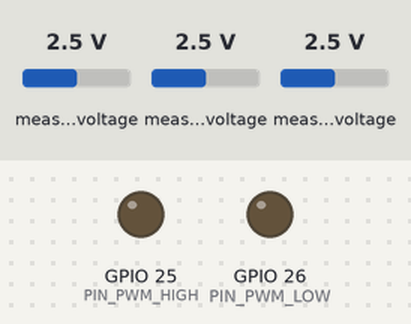
A program run on a simulated ESP32. On the bench: output pins drawn as LEDs (lit = HIGH). Wiring (inferred from the names in the program): ADS1115 converter at I2C address 0x48. Inputs (shaded band) come from the test bench; at power-on: measured voltage 2.5 V. WiFi joins after 1.5 s; servers stay silent unless stated; uploads are accepted with an empty reply; what the program prints to the serial monitor is not drawn.

Above: at 0.0 s.
At 0.6 s:
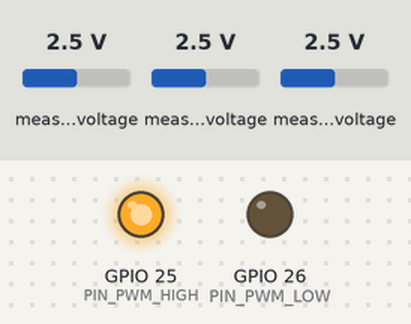
Timing chart, 0 to 2.1 s (numbered marks = the images above):
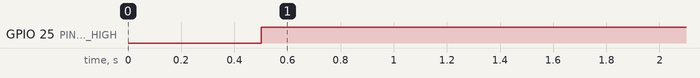

The program:

main.cpp
```cpp
/*
 * main.cpp
 * ─────────────────────────────────────────────────────────────
 *  MICRORRED DC — AGENTE 1  (Control de Corriente)
 *
 *  Esquema de control:
 *    Lazo externo → PI voltaje (5V - v_bus) → i_ref_v
 *    Droop        → kd * (SoC - 0.5)        → i_ref_d
 *    i_ref        = i_ref_v + i_ref_d
 *    Lazo interno → PI corriente (i_ref - i_out) → duty
 *    Topología    → automática según signo de i_ref
 *                   i_ref > 0 : BOOST (batería → bus)
 *                   i_ref < 0 : BUCK  (bus → batería)
 *
 *  Sensores ADS1115:
 *    A0 → divisor voltaje bus
 *    A1 → divisor voltaje batería
 *    A3 → ACS712 5A (corriente de salida)
 *
 *  Cores:
 *    Core 1 → taskControl : lectura sensores + lazos PI + PWM
 *    Core 0 → taskComms   : WiFi + Firebase REST
 *
 *  Módulos:
 *    shared.h/cpp        → variables compartidas, mutex, utilidades
 *    sensors.h/cpp       → ADS1115 + ACS712 + estimación SoC por LUT
 *    control.h/cpp       → lazos PI + PWM LEDC + protecciones
 *    wifi_firebase.h/cpp → WiFi + Firebase Auth + REST
 * ─────────────────────────────────────────────────────────────
 */

#include <Arduino.h>
#include "shared.h"
#include "control.h"
#include "wifi_firebase.h"

void setup() {
  Serial.begin(115200);
  delay(500);
  Serial.println("=== Agente 1 — Control Corriente — arranque dual-core ===");

  xMutex = xSemaphoreCreateMutex();
  logInit();

  xTaskCreatePinnedToCore(taskControl, "Control", 8192,  nullptr, 5, nullptr, 1);
  xTaskCreatePinnedToCore(taskComms,   "Comms",   28672, nullptr, 2, nullptr, 0);
}

void loop() {
  vTaskDelay(pdMS_TO_TICKS(1000));
}
```

control.cpp
```cpp
/*
 * control.cpp
 * ─────────────────────────────────────────────────────────────
 * Lazos PI de voltaje y corriente + droop SoC + PWM LEDC.
 * Corre íntegramente en Core 1.
 *
 * Parámetros PI derivados de frecuencia natural y amortiguamiento:
 *   Kp = 2 · ζ · ω_n
 *   Ki = ω_n²
 *
 * El lazo de voltaje (externo, lento) genera i_ref.
 * El lazo de corriente (interno, rápido) genera el duty cycle.
 * La topología se selecciona automáticamente por el signo de i_ref.
 * ─────────────────────────────────────────────────────────────
 */

#include "control.h"
#include "shared.h"
#include "sensors.h"
#include <math.h>

/* ============================================================
   PWM LEDC
============================================================ */
static const uint8_t  CH_HIGH  = 0;
static const uint8_t  CH_LOW   = 1;
static const uint8_t  PWM_BITS = 10;
static const uint32_t DUTY_MAX = (1UL << PWM_BITS) - 1;

static bool pwmReady = false;

void initPwm() {
  uint32_t period;
  xSemaphoreTake(xMutex, portMAX_DELAY);
  period = pwmPeriodUs;
  xSemaphoreGive(xMutex);

  uint32_t freq = period ? 1000000UL / period : 10000;
  ledcSetup(CH_HIGH, freq, PWM_BITS);  ledcAttachPin(PIN_PWM_HIGH, CH_HIGH);
  ledcSetup(CH_LOW,  freq, PWM_BITS);  ledcAttachPin(PIN_PWM_LOW,  CH_LOW);
  pwmReady = true;
}

void allOff() {
  if (pwmReady) {
    ledcWrite(CH_HIGH, DUTY_MAX);
    ledcWrite(CH_LOW,  0);
  } else {
    pinMode(PIN_PWM_HIGH, OUTPUT);
    pinMode(PIN_PWM_LOW,  OUTPUT);
    digitalWrite(PIN_PWM_HIGH, HIGH);
    digitalWrite(PIN_PWM_LOW,  LOW);
  }
}

static uint32_t dutyFromUs(float ton, float period) {
  if (ton <= 0.0f || period <= 0.0f) return 0;
  uint32_t d = (uint32_t)lroundf((ton / period) * (float)DUTY_MAX);
  return d > DUTY_MAX ? DUTY_MAX : d;
}

static void driveBoost(float ton, float period, float maxTon) {
  ton = clampF(ton, 0.0f, maxTon);
  ledcWrite(CH_HIGH, DUTY_MAX);
  ledcWrite(CH_LOW,  dutyFromUs(ton, period));
}

static void driveBuck(float ton, float period, float maxTon) {
  ton = clampF(ton, 0.0f, maxTon);
  ledcWrite(CH_HIGH, DUTY_MAX - dutyFromUs(ton, period));
  ledcWrite(CH_LOW,  0);
}

/* ============================================================
   CÁLCULO DE GANANCIAS PI DESDE FRECUENCIAS DE CRUCE
   L y C son constantes de hardware (PLANT_L_H, PLANT_C_F).
   El usuario ajusta omegaV y omegaI (wc en rad/s).

   Lazo voltaje (planta Gv=1/(sC)):
     Kp_v = wc_v · C            Ki_v = Kp_v · wc_v / 10
   Lazo corriente (planta Gi=Vdc/(sL), salida = duty adimensional):
     Kp_i = wc_i · L / Vdc      Ki_i = Kp_i · wc_i / 10
   El /Vdc es imprescindible: sin él Kp_i queda Vdc veces demasiado grande
   y el cruce real se dispara → oscilación.
============================================================ */
void recomputeGains() {
  if (xSemaphoreTake(xMutex, pdMS_TO_TICKS(30)) == pdTRUE) {
    float vdc = plantVdc < 0.5f ? 0.5f : plantVdc;   // piso para evitar ganancia infinita
    kpV = omegaV * PLANT_C_F;
    kiV = kpV * (omegaV / 10.0f);
    kpI = omegaI * PLANT_L_H / vdc;
    kiI = kpI * (omegaI / 10.0f);
    xSemaphoreGive(xMutex);
  }
}

/* ============================================================
   FAULT
============================================================ */
void tripFault(FaultCode code) {
  allOff();
  if (xSemaphoreTake(xMutex, pdMS_TO_TICKS(5)) == pdTRUE) {
    faultLatched  = true;
    faultCode     = code;
    runMode       = RUN_OFF;
    requestedMode = RUN_OFF;
    xSemaphoreGive(xMutex);
  }
  pendingFaultWrite = true;
}

/* ============================================================
   PROTECCIONES
============================================================ */
bool checkProtections() {
  float vb, iout, ovTrip, uvTrip, ocTrip;
  bool  enabled;
  if (xSemaphoreTake(xMutex, pdMS_TO_TICKS(2)) != pdTRUE) return true;
  vb     = v_bus;
  iout   = i_out;
  ovTrip = overvoltageTrip;
  uvTrip = undervoltageTrip;
  ocTrip = overcurrentTrip;
  enabled = faultsEnabled;
  xSemaphoreGive(xMutex);

  if (!enabled) return true;

  if (vb > ovTrip)          { tripFault(FLT_OVERVOLTAGE);  return false; }
  if (vb < uvTrip)          { tripFault(FLT_UNDERVOLTAGE); return false; }
  if (fabsf(iout) > ocTrip) { tripFault(FLT_OVERCURRENT);  return false; }
  return true;
}

/* ============================================================
   TAREA FREERTOS — Core 1
============================================================ */
void taskControl(void* pvParams) {
  /* ── Init sensores ── */
  bool adsOk = sensorsInit();
  if (xSemaphoreTake(xMutex, pdMS_TO_TICKS(30)) == pdTRUE) {
    hwStatus = adsOk ? HW_OK : HW_NO_ADS;
    xSemaphoreGive(xMutex);
  }
  Serial.printf("[SENS] ADS1115: %s\n", adsOk ? "OK" : "NO detectado");

  /* ── Init PWM ── */
  initPwm();
  allOff();

  /* ── Calcular ganancias desde los omega/Vdc por defecto, para que el
        control esté bien sintonizado aunque arranque sin WiFi/Firebase. ── */
  recomputeGains();

  /* ── Integradores PI ── */
  float integV  = 0.0f;
  float integI  = 0.0f;
  float iOutFilt = 0.0f;  // corriente filtrada (paso bajo ~20 Hz)

  /* ── Tiempo de control (µs → s) ── */
  static const float DT = 0.001f;   // 1 ms = periodo de control
  static const uint32_t ADS_RETRY_MS    = 5000;
  static const uint8_t  ADS_FAIL_THRESH = 5;
  uint8_t  adsFailCount = 0;
  uint32_t adsLastRetry = 0;

  /* ── Topología anterior (para detectar cambio de modo) ── */
  TopologyMode prevTopo = TOPO_BOOST;

  uint32_t lastMs    = millis();
  uint32_t lastLogMs = millis();   // muestreo del log de alta frecuencia (50 Hz)

  for (;;) {
    /* ── Esperar al menos 1 ms antes de la siguiente iteración ── */
    vTaskDelay(1);
    uint32_t now = millis();
    float dt = clampF((float)(now - lastMs) * 0.001f, 0.001f, 0.050f);  // s, máx 50 ms
    lastMs = now;

    /* ── Reintento ADS si está offline ── */
    if (!adsOk) {
      if (millis() - adsLastRetry >= ADS_RETRY_MS) {
        adsLastRetry = millis();
        adsOk = sensorsRetry();
        if (adsOk) {
          adsFailCount = 0;
          if (xSemaphoreTake(xMutex, pdMS_TO_TICKS(5)) == pdTRUE) {
            hwStatus = HW_OK;
            xSemaphoreGive(xMutex);
          }
          Serial.println("[SENS] ADS1115 reconectado");
        }
      }
      allOff();
      continue;
    }

    /* ── Leer sensores ── */
    if (!sensorsUpdate()) {
      adsFailCount++;
      if (adsFailCount >= ADS_FAIL_THRESH) {
        adsOk = false; adsFailCount = 0; adsLastRetry = millis();
        if (xSemaphoreTake(xMutex, pdMS_TO_TICKS(5)) == pdTRUE) {
          hwStatus = HW_NO_ADS;
          xSemaphoreGive(xMutex);
        }
        tripFault(FLT_NO_ADS);
      }
      continue;
    }
    adsFailCount = 0;

    /* ── Muestreo del log de alta frecuencia (50 Hz, decimado del lazo) ──
       Se registra aquí (sensores frescos) sin importar run/OFF/fault. */
    if (now - lastLogMs >= 20) {
      lastLogMs = now;
      LogSample smp;
      smp.t_ms = now;
      if (xSemaphoreTake(xMutex, pdMS_TO_TICKS(2)) == pdTRUE) {
        smp.v_bus = v_bus; smp.v_bat = v_bat;
        smp.i_out = i_out; smp.soc = soc; smp.i_ref = i_ref;
        xSemaphoreGive(xMutex);
        logPush(smp);
      }
    }

    /* ── Protecciones ── */
    if (!checkProtections()) {
      integV = 0.0f; integI = 0.0f;
      continue;
    }

    /* ── Leer estado de control (bajo mutex) ── */
    RunMode rmode;
    bool    fault;
    float   tgtV, kpv, kiv, kpi, kii, kd, irMax, irMin;
    float   vBus, iOut, soc_, period, maxTon, minOff;

    if (xSemaphoreTake(xMutex, pdMS_TO_TICKS(2)) != pdTRUE) continue;
    rmode  = requestedMode;
    fault  = faultLatched;
    tgtV   = targetV;
    kpv    = kpV;  kiv = kiV;
    kpi    = kpI;  kii = kiI;
    kd     = kdDroop;
    irMax  = iRefMax;  irMin = iRefMin;
    vBus   = v_bus;    iOut  = i_out;   soc_ = soc;
    period = (float)pwmPeriodUs;
    maxTon = tonMaxUs;
    minOff = minOffUs;
    xSemaphoreGive(xMutex);

    /* ── Si fault o OFF: apagar y resetear integradores ── */
    if (fault || rmode == RUN_OFF) {
      allOff();
      integV = 0.0f; integI = 0.0f;
      if (xSemaphoreTake(xMutex, pdMS_TO_TICKS(2)) == pdTRUE) {
        runMode    = RUN_OFF;
        i_ref      = 0.0f;
        i_ref_v    = 0.0f;
        i_ref_d    = 0.0f;
        dutyCmd    = 0.0f;
        dutyApplied = 0.0f;
        xSemaphoreGive(xMutex);
      }
      continue;
    }

    /* ── Filtro paso bajo corriente: fc ≈ 20 Hz → α = dt/(τ+dt), τ=1/(2π·fc) ── */
    {
      const float tau = 1.0f / (2.0f * (float)M_PI * 20.0f);
      float alpha = dt / (tau + dt);
      iOutFilt += alpha * (iOut - iOutFilt);
    }

    /* ── Lazo externo: PI voltaje → i_ref_v ── */
    float errV  = tgtV - vBus;
    integV     += errV * dt;
    float iRefV = kpv * errV + kiv * integV;

    /* ── Droop SoC → i_ref_d ── */
    float iRefD = kd * (soc_ - 0.5f);

    /* ── Referencia de corriente total ── */
    float iRef = clampF(iRefV + iRefD, irMin, irMax);

    /* ── Selección de topología con histéresis ──
       Permanece en BOOST hasta que i_ref < -100 mA, y en BUCK hasta que
       i_ref > +100 mA. Evita el "chattering" de modo cerca de i_ref = 0. */
    const float TOPO_HYST_A = 0.1f;   // ±100 mA
    TopologyMode topo = prevTopo;
    if (prevTopo == TOPO_BOOST) {
      if (iRef < -TOPO_HYST_A) topo = TOPO_BUCK;
    } else { /* TOPO_BUCK */
      if (iRef >  TOPO_HYST_A) topo = TOPO_BOOST;
    }

    /* Al cambiar de modo, resetear integrador interno para evitar windup */
    if (topo != prevTopo) {
      integI = 0.0f;
      prevTopo = topo;
    }

    /* ── Lazo interno: PI corriente → duty ── */
    float errI  = iRef - iOutFilt;   // usar corriente filtrada
    integI     += errI * dt;
    float duty  = kpi * errI + kii * integI;   // [A·s/A = s]... escala libre

    /* Convertir duty (salida PI) a ton en microsegundos.
       duty está en [0,1] si los PI están bien sintonizados — si no,
       se satura con el clamp de tonMaxUs. */
    float maxAllowed = min(maxTon, period - minOff);
    maxAllowed = max(0.0f, maxAllowed);
    float ton = clampF(fabsf(duty) * period, 0.0f, maxAllowed);

    /* Saturar integrador (anti-windup simple por saturación) */
    float dutyMax = maxAllowed / period;
    integI = clampF(integI, -dutyMax / kii, dutyMax / kii);

    /* ── Aplicar PWM ── */
    if (topo == TOPO_BOOST) {
      driveBoost(ton, period, maxAllowed);
    } else {
      driveBuck(ton, period, maxAllowed);
    }

    float applied = ton / period;

    /* ── Actualizar variables compartidas ── */
    if (xSemaphoreTake(xMutex, pdMS_TO_TICKS(2)) == pdTRUE) {
      runMode        = RUN_ON;
      i_ref_v        = iRefV;
      i_ref_d        = iRefD;
      i_ref          = iRef;
      dutyCmd        = fabsf(duty);
      dutyApplied    = applied;
      activeTopology = topo;
      xSemaphoreGive(xMutex);
    }
  }
}
```

control.h
```cpp
#pragma once
/*
 * control.h
 * ─────────────────────────────────────────────────────────────
 * Lazos de control de corriente + PWM LEDC + protecciones.
 *
 * Esquema (ejecutado en Core 1 cada controlPeriodUs):
 *
 *   [Lazo externo — voltaje]
 *     error_v  = targetV - v_bus
 *     i_ref_v  = kpV·error_v + kiV·∫error_v dt
 *
 *   [Droop SoC]
 *     i_ref_d  = kdDroop·(SoC - 0.5)
 *
 *   [Referencia total]
 *     i_ref    = clamp(i_ref_v + i_ref_d, iRefMin, iRefMax)
 *
 *   [Lazo interno — corriente]
 *     error_i  = i_ref - i_out
 *     duty     = kpI·error_i + kiI·∫error_i dt
 *
 *   [Selección de topología por signo de i_ref]
 *     i_ref > 0 → BOOST  (batería → bus)
 *     i_ref < 0 → BUCK   (bus → batería)
 *
 *   [Protecciones]
 *     Sobrevoltaje / Subvoltaje en bus → tripFault()
 *     Sobrecorriente (|i_out|)         → tripFault()
 *     ADS desconectado                 → control inhibido
 * ─────────────────────────────────────────────────────────────
 */

#include <Arduino.h>
#include "shared.h"

/* Inicializar PWM hardware (llamar desde taskControl) */
void initPwm();

/* Apagar ambos canales PWM de forma segura */
void allOff();

/* Recalcular Kp/Ki de ambos lazos desde omega/zeta.
   Llamar tras modificar omegaV/zetaV/omegaI/zetaI. */
void recomputeGains();

/* Activar fault: apaga PWM, latchea faultLatched, guarda el código de la
   protección activada y pide escritura a Firebase */
void tripFault(FaultCode code);

/* Verificar umbrales de protección (retorna false si se activó un trip) */
bool checkProtections();

/* Tarea FreeRTOS — Core 1 */
void taskControl(void* pvParams);
```

secrets.example.h
```cpp
#pragma once
/* Copia este archivo como "secrets.h" (en la misma carpeta) y completa tus credenciales.
   secrets.h esta en .gitignore y NO se sube al repositorio. */
#define WIFI_SSID        "TU_RED_WIFI"
#define WIFI_PASS        "TU_PASSWORD_WIFI"
#define FIREBASE_EMAIL   "usuario@ejemplo.com"
#define FIREBASE_PASS_FB "TU_PASSWORD_FIREBASE"
```

sensors.h
```cpp
#pragma once
/*
 * sensors.h
 * ─────────────────────────────────────────────────────────────
 * Lectura ADS1115 (I2C) y estimación SoC por LUT.
 *
 * Canales ADS1115:
 *   A0 → divisor voltaje bus   → v_bus
 *   A1 → divisor voltaje bat   → v_bat
 *   A3 → ACS712 5A             → i_out
 *
 * ACS712 5A:
 *   Sensibilidad : 185 mV/A
 *   Offset (0 A) : acsOffset (defecto 2.500 V con VCC=5V)
 *   i_out = (v_A3 - acsOffset) / 0.185
 *   Positivo = corriente desde batería hacia bus (BOOST)
 *   Negativo = corriente desde bus hacia batería (BUCK)
 * ─────────────────────────────────────────────────────────────
 */

#include <Arduino.h>

/* Inicializar I2C y verificar presencia del ADS1115 */
bool sensorsInit();

/* Leer los tres canales y actualizar v_bus, v_bat, i_out en shared.
   Retorna true si la lectura fue exitosa. */
bool sensorsUpdate();

/* Estimar SoC desde voltaje de batería usando LUT.
   Retorna valor en [0.0, 1.0]. */
float estimateSoC(float v_bat);

/* Intentar reconectar el ADS tras fallo */
bool sensorsRetry();
```

wifi_firebase.h
```cpp
#pragma once
/*
 * wifi_firebase.h
 * ─────────────────────────────────────────────────────────────
 * Conexión WiFi y comunicación con Firebase Realtime Database.
 *
 * Rutas Firebase:
 *   GET   /agente1/params       → parámetros de control (web escribe)
 *   PUT   /agente1/params       → valores por defecto si no existe
 *   PATCH /agente1/telemetria   → telemetría completa (ESP32 escribe)
 *   PATCH /agentes/agente1      → valores actuales para el dashboard
 *   POST  /history/agente1      → historial
 * ─────────────────────────────────────────────────────────────
 */

#include <Arduino.h>

void wifiConnect();
void wifiReconnectIfNeeded();

bool firebaseLogin();
void checkTokenRefresh();

bool   fbPatch(const char* path, const String& body);
bool   fbPut  (const char* path, const String& body);
bool   fbPost (const char* path, const String& body);
String fbGet  (const char* path);
bool   fbDelete(const char* path);

void readParams();
void publishTelemetry();
void publishAgente();

void taskComms(void* pvParams);
```

Source omitted: sensors.cpp (5894 bytes), shared.cpp (6126 bytes), shared.h (7780 bytes), wifi_firebase.cpp (19120 bytes)

Measured:
- by itself, GPIO 25 (PIN_PWM_HIGH): LOW → HIGH at 0.50 s
